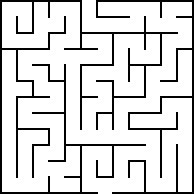
#> input picture Mazes/12 by 12 maze.png, 194 x 194 px
$ python ComparisonEngine1.py
#> lines starting #> are read from the running program, lines starting #| are printed output that depends on the picture
### Preprocess.py
# http://www.mazegenerator.net/
import numpy as np
import matplotlib.pyplot as plt
from PIL import Image

class Preprocess:
    """
    RL State Mapping:
    0: Path (Traversable, usually low/zero reward)
    -1: Wall (Obstacle, high negative reward)
    1: Goal/Exit (High positive reward)
    2: Start/Entry (or another distinct positive value for visualization)
    """

    def __init__(self, file_path):
        # 1. Image Loading and Grayscale Conversion
#> called with file_path = 'Mazes/12 by 12 maze.png'
        try:
            self.im = Image.open(file_path).convert('L')
#> self.im: PIL image 194x194 L; 85.8% white; black in thin lines or dots
        except FileNotFoundError:
            raise FileNotFoundError(f"Error: Maze image file not found at '{file_path}'")

        self.w, self.h = self.im.size
        self.nim = None
        # Stores the start and end coordinates: [sr, sc, gr, gc]
        self.loc = None

    def generate(self, margin=0.005, pix=0, div=128):
        # 2. Binarization: Convert to binary image.
#> called with margin = 0.005, pix = 0, div = 128
        binary = self.im.point(lambda p: p < div)
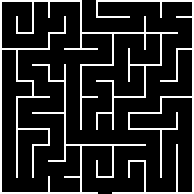
#> binary: PIL image 194x194 L; values 0 (black) and 1 (white), 14.2% white in thin lines or dots

        # 3. Convert to Numpy array: Walls -> 1 (True), Paths -> 0 (False).
        self.nim = np.array(binary)

        # 4. Core transformation: Reduce high-res maze to minimal grid. (OPTIMIZED)
        self._reduce_matrix(margin)

        # 5. Map values to RL states: Walls (1) -> -1.0, Path (0) -> 0.0.
        self._invert_and_map()

        # 6. Trim the borders (if pix > 0).
        if pix > 0:
            self._trim(pix)

        # 7. Detect Start/Goal points.
        self.loc = self._detect_openings()

        # 8. Mark Start (2) and Goal (1).
        if self.loc and len(self.loc) == 4:
            self.nim[self.loc[0], self.loc[1]] = 2.0  # Start (Entry)
            self.nim[self.loc[2], self.loc[3]] = 1.0  # Goal (Exit)

    def _reduce_matrix(self, margin):
        """Vectorized approach for collapsing redundant rows/cols."""
#> called with margin = 0.005
        # Determine the tolerance for differences
        if isinstance(margin, (tuple, list)):
            row_tol = self.w * margin[0]
            col_tol = self.h * margin[1]
        else:
            row_tol = self.w * margin
            col_tol = self.h * margin

        # --- Row Reduction ---
        row_diffs = np.sum(np.abs(np.diff(self.nim, axis=0)), axis=1)
#> row_diffs = 193 values, max 42330 at index 1, min 0 at index 0, mean 1358.3
        r_indices_to_keep = np.where(row_diffs > row_tol)[0] + 1
#> r_indices_to_keep = 24 values from 2 to 192
        r_indices = np.concatenate(([0], r_indices_to_keep))
#> r_indices = 25 values from 0 to 192
        self.nim = self.nim[r_indices, :]
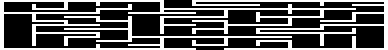
#> self.nim: shape (25, 194) (shown 2 times larger); values 0 (black) and 1 (white), 32.4% white in thin lines or dots
        self.h = self.nim.shape[0]

        # --- Column Reduction ---
        col_diffs = np.sum(np.abs(np.diff(self.nim, axis=1)), axis=0)
#> col_diffs = 193 values, max 5610 at index 1, min 0 at index 0, mean 213.6
        c_indices_to_keep = np.where(col_diffs > col_tol)[0] + 1
#> c_indices_to_keep = 24 values from 2 to 192
        c_indices = np.concatenate(([0], c_indices_to_keep))
#> c_indices = 25 values from 0 to 192
        self.nim = self.nim[:, c_indices]
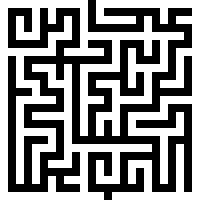
#> self.nim: shape (25, 25) (shown 8 times larger); values 0 (black) and 1 (white), 53.8% white; black in thin lines or dots
        self.w = self.nim.shape[1]

    def _invert_and_map(self):
        """Maps boolean to RL states: Walls (1) -> -1.0, Path (0) -> 0.0."""
        self.nim = self.nim.astype(np.float32)
#> (the rest of the program and of its run is left out)
